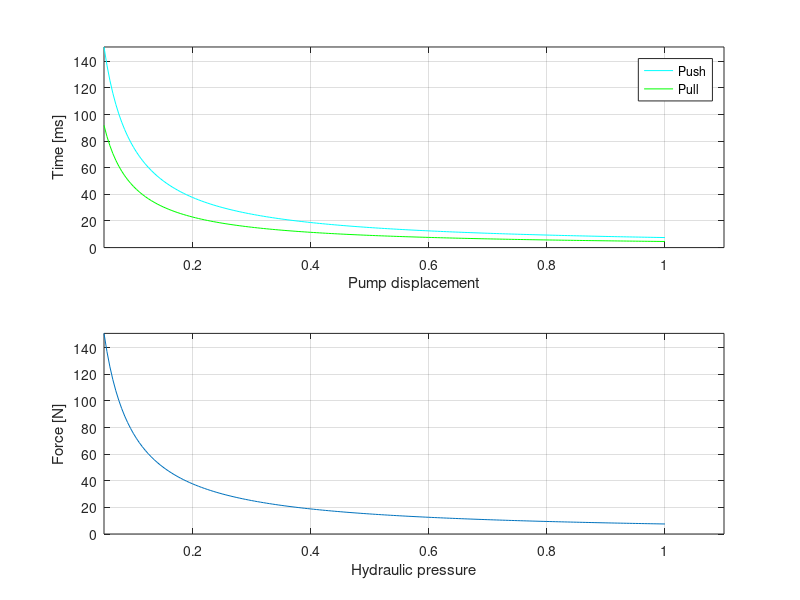

MATLAB code to generate this figure:
close all
clear all

r_rod=0.0025;
r_piston=0.004;

l_clutch=20/1000;

l_gear=30/1000;

p_min=10;
p_max=400;

p=(p_min:p_max);


pump_vol_min=0.05;
pump_vol_max=1;

pump_min_rpm=1000;
pump_max_rpm=6000;

pump_vol=pump_vol_min:0.005:pump_vol_max;


for index=1:length(pump_vol)
   t_gear_push(index)=(l_gear/2*r_piston^2*pi)/(pump_max_rpm*pump_vol(index)*10^-6/(60*1000));
   t_gear_pull(index)=(l_gear/2*(r_piston^2*pi-r_rod^2*pi))/(pump_max_rpm*pump_vol(index)*10^-6/(60*1000));
   t_clutch(index)=(l_gear/2*r_piston^2*pi)/(pump_max_rpm*pump_vol(index)*10^-6/(60*1000));
end




subplot(2,1,1)
plot(pump_vol,t_gear_push,'c',pump_vol,t_gear_pull,'g')
axis([pump_vol_min pump_vol_max*1.1 0 max([max(t_gear_push) max(t_gear_pull)])])
ylabel('Time [ms]')
xlabel('Pump displacement')
grid on;
legend('Push','Pull');

subplot(2,1,2)
plot(pump_vol,t_clutch)
ylabel('Force [N]')
xlabel('Hydraulic pressure')
axis([pump_vol_min pump_vol_max*1.1 0 max(t_clutch)])
grid on